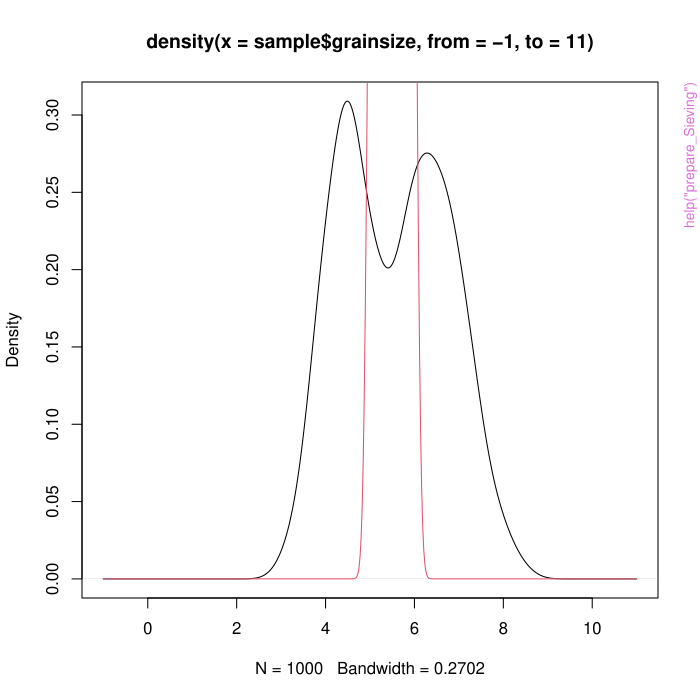

The R source for this figure:
pkgname <- "sandbox"
source(file.path(R.home("share"), "R", "examples-header.R"))
options(warn = 1)
base::assign(".ExTimings", "sandbox-Ex.timings", pos = 'CheckExEnv')
base::cat("name\tuser\tsystem\telapsed\n", file=base::get(".ExTimings", pos = 'CheckExEnv'))
base::assign(".format_ptime",
function(x) {
  if(!is.na(x[4L])) x[1L] <- x[1L] + x[4L]
  if(!is.na(x[5L])) x[2L] <- x[2L] + x[5L]
  options(OutDec = '.')
  format(x[1L:3L], digits = 7L)
},
pos = 'CheckExEnv')

### * </HEADER>
library('sandbox')

base::assign(".oldSearch", base::search(), pos = 'CheckExEnv')
base::assign(".old_wd", base::getwd(), pos = 'CheckExEnv')
cleanEx()
nameEx("add_Population")
### * add_Population

flush(stderr()); flush(stdout())

base::assign(".ptime", proc.time(), pos = "CheckExEnv")
### Name: add_Population
### Title: Add a Population to a Rule Book
### Aliases: add_Population

### ** Examples


## create simple true age-depth-relationship
book_1 <- get_RuleBook()

book_2 <- add_Population(
 book = book_1,
 populations = 1)
 



base::assign(".dptime", (proc.time() - get(".ptime", pos = "CheckExEnv")), pos = "CheckExEnv")
base::cat("add_Population", base::get(".format_ptime", pos = 'CheckExEnv')(get(".dptime", pos = "CheckExEnv")), "\n", file=base::get(".ExTimings", pos = 'CheckExEnv'), append=TRUE, sep="\t")
cleanEx()
nameEx("add_Rule")
### * add_Rule

flush(stderr()); flush(stdout())

base::assign(".ptime", proc.time(), pos = "CheckExEnv")
### Name: add_Rule
### Title: Add a Rule to a Rule Book
### Aliases: add_Rule

### ** Examples


## create simple true age-depth-relationship
book_1 <- get_RuleBook()

book_2 <- add_Rule(
 book = book_1, 
 name = "extrarule", 
 group = "general", 
 type = "normal", 
 populations = 1)
                



base::assign(".dptime", (proc.time() - get(".ptime", pos = "CheckExEnv")), pos = "CheckExEnv")
base::cat("add_Rule", base::get(".format_ptime", pos = 'CheckExEnv')(get(".dptime", pos = "CheckExEnv")), "\n", file=base::get(".ExTimings", pos = 'CheckExEnv'), append=TRUE, sep="\t")
cleanEx()
nameEx("convert_units")
### * convert_units

flush(stderr()); flush(stdout())

base::assign(".ptime", proc.time(), pos = "CheckExEnv")
### Name: convert_units
### Title: Convert between phi units and micrometers
### Aliases: convert_units

### ** Examples

## load example data set
## generate phi-values
phi <- -2:5

## convert and show phi to mu
mu  <- convert_units(phi = phi)
mu

## convert and show mu to phi
convert_units(mu = mu)




base::assign(".dptime", (proc.time() - get(".ptime", pos = "CheckExEnv")), pos = "CheckExEnv")
base::cat("convert_units", base::get(".format_ptime", pos = 'CheckExEnv')(get(".dptime", pos = "CheckExEnv")), "\n", file=base::get(".ExTimings", pos = 'CheckExEnv'), append=TRUE, sep="\t")
cleanEx()
nameEx("get_RuleBook")
### * get_RuleBook

flush(stderr()); flush(stdout())

base::assign(".ptime", proc.time(), pos = "CheckExEnv")
### Name: get_RuleBook
### Title: Get One of a Series of Predefined Rule Books for a Model Run.
### Aliases: get_RuleBook

### ** Examples


## create simple true age-depth-relationship
book_flat <- get_RuleBook(book = "empty")




base::assign(".dptime", (proc.time() - get(".ptime", pos = "CheckExEnv")), pos = "CheckExEnv")
base::cat("get_RuleBook", base::get(".format_ptime", pos = 'CheckExEnv')(get(".dptime", pos = "CheckExEnv")), "\n", file=base::get(".ExTimings", pos = 'CheckExEnv'), append=TRUE, sep="\t")
cleanEx()
nameEx("make_Sample")
### * make_Sample

flush(stderr()); flush(stdout())

base::assign(".ptime", proc.time(), pos = "CheckExEnv")
### Name: make_Sample
### Title: Create a Virtual Sample.
### Aliases: make_Sample

### ** Examples


set.seed(12234)
sample_01 <- make_Sample(
  book = get_RuleBook(), 
  depth = 1, 
  geometry = "cuboid",
  n_cores = 1,
  height = 0.001,
  width = 0.001, 
  length = 0.001)




base::assign(".dptime", (proc.time() - get(".ptime", pos = "CheckExEnv")), pos = "CheckExEnv")
base::cat("make_Sample", base::get(".format_ptime", pos = 'CheckExEnv')(get(".dptime", pos = "CheckExEnv")), "\n", file=base::get(".ExTimings", pos = 'CheckExEnv'), append=TRUE, sep="\t")
cleanEx()
nameEx("measure_SAR_OSL")
### * measure_SAR_OSL

flush(stderr()); flush(stdout())

base::assign(".ptime", proc.time(), pos = "CheckExEnv")
### Name: measure_SAR_OSL
### Title: Measure an aliquot with the CW SAR OSL protocol
### Aliases: measure_SAR_OSL

### ** Examples


## Not run: 
##D 
##D ## load example data set
##D data(sample_osl_aliquots, envir = environment())
##D 
##D sequence <- list(
##D   RegDose = c(0, 1, 2, 5, 10, 0, 1),
##D   TestDose = 2,
##D   PH = 220,
##D   CH = 200,
##D   OSL_temp = 125,
##D   OSL_duration = 70)
##D 
##D ## reduce number of 
##D ## grains to two
##D sample_osl_aliquots$aliquot_1 <- 
##D sample_osl_aliquots$aliquot_1[1:2,]
##D 
##D ## or measure all aliquots in a row
##D sar_all <- measure_SAR_OSL(
##D  aliquot = sample_osl_aliquots,
##D  sequence = sequence,
##D  dose_rate = 0.1)
##D  
##D  
## End(Not run)




base::assign(".dptime", (proc.time() - get(".ptime", pos = "CheckExEnv")), pos = "CheckExEnv")
base::cat("measure_SAR_OSL", base::get(".format_ptime", pos = 'CheckExEnv')(get(".dptime", pos = "CheckExEnv")), "\n", file=base::get(".ExTimings", pos = 'CheckExEnv'), append=TRUE, sep="\t")
cleanEx()
nameEx("prepare_Aliquot")
### * prepare_Aliquot

flush(stderr()); flush(stdout())

base::assign(".ptime", proc.time(), pos = "CheckExEnv")
### Name: prepare_Aliquot
### Title: Prepare Aliquots from Sample Dataset
### Aliases: prepare_Aliquot

### ** Examples

## load example data set
data(sample, envir = environment())

A <- prepare_Aliquot(
 sample = sample, 
 diameter = 0.1)

B <- prepare_Aliquot(
 sample = sample, 
 diameter = 1, 
 density = 0.6)
 



base::assign(".dptime", (proc.time() - get(".ptime", pos = "CheckExEnv")), pos = "CheckExEnv")
base::cat("prepare_Aliquot", base::get(".format_ptime", pos = 'CheckExEnv')(get(".dptime", pos = "CheckExEnv")), "\n", file=base::get(".ExTimings", pos = 'CheckExEnv'), append=TRUE, sep="\t")
cleanEx()
nameEx("prepare_Sieving")
### * prepare_Sieving

flush(stderr()); flush(stdout())

base::assign(".ptime", proc.time(), pos = "CheckExEnv")
### Name: prepare_Sieving
### Title: Sieve a Sample
### Aliases: prepare_Sieving

### ** Examples

## load example data set
data(sample, envir = environment())

## sieve sample (in phi units)
sample_sieved <- prepare_Sieving(
  sample = sample,
  interval = c(5, 6))
                                 
## plot results
plot(density(
  x = sample$grainsize, 
  from = -1, 
  to = 11))
lines(density(
  x = sample_sieved$grainsize, 
  from = -1, 
  to = 11), 
  col = 2)




base::assign(".dptime", (proc.time() - get(".ptime", pos = "CheckExEnv")), pos = "CheckExEnv")
base::cat("prepare_Sieving", base::get(".format_ptime", pos = 'CheckExEnv')(get(".dptime", pos = "CheckExEnv")), "\n", file=base::get(".ExTimings", pos = 'CheckExEnv'), append=TRUE, sep="\t")
cleanEx()
nameEx("prepare_Subsample")
### * prepare_Subsample

flush(stderr()); flush(stdout())

base::assign(".ptime", proc.time(), pos = "CheckExEnv")
### Name: prepare_Subsample
### Title: Prepare Subsamples from a Sample Dataset
### Aliases: prepare_Subsample

### ** Examples

## load example data set
data(sample, envir = environment())

## create 10 subsamples
prepare_Subsample(sample, 10) 




base::assign(".dptime", (proc.time() - get(".ptime", pos = "CheckExEnv")), pos = "CheckExEnv")
base::cat("prepare_Subsample", base::get(".format_ptime", pos = 'CheckExEnv')(get(".dptime", pos = "CheckExEnv")), "\n", file=base::get(".ExTimings", pos = 'CheckExEnv'), append=TRUE, sep="\t")
cleanEx()
nameEx("sample")
### * sample

flush(stderr()); flush(stdout())

base::assign(".ptime", proc.time(), pos = "CheckExEnv")
### Name: sample
### Title: Example Grain Size Data
### Aliases: sample
### Keywords: datasets

### ** Examples


## load example data set
data(sample, envir = environment())

## plot grain-size distribution
plot(density(sample$grainsize))




base::assign(".dptime", (proc.time() - get(".ptime", pos = "CheckExEnv")), pos = "CheckExEnv")
base::cat("sample", base::get(".format_ptime", pos = 'CheckExEnv')(get(".dptime", pos = "CheckExEnv")), "\n", file=base::get(".ExTimings", pos = 'CheckExEnv'), append=TRUE, sep="\t")
cleanEx()
nameEx("sample_osl_aliquots")
### * sample_osl_aliquots

flush(stderr()); flush(stdout())

base::assign(".ptime", proc.time(), pos = "CheckExEnv")
### Name: sample_osl_aliquots
### Title: Aliquots Prepared to Measured Virtually
### Aliases: sample_osl_aliquots
### Keywords: datasets

### ** Examples


## load example data set
data(sample_osl_aliquots, envir = environment())

## plot grain-size distribution
plot(density(sample_osl_aliquots[[1]]$age))




base::assign(".dptime", (proc.time() - get(".ptime", pos = "CheckExEnv")), pos = "CheckExEnv")
base::cat("sample_osl_aliquots", base::get(".format_ptime", pos = 'CheckExEnv')(get(".dptime", pos = "CheckExEnv")), "\n", file=base::get(".ExTimings", pos = 'CheckExEnv'), append=TRUE, sep="\t")
cleanEx()
nameEx("set_Parameter")
### * set_Parameter

flush(stderr()); flush(stdout())

base::assign(".ptime", proc.time(), pos = "CheckExEnv")
### Name: set_Parameter
### Title: Set Profile- and Grain-Specific Model Parameters.
### Aliases: set_Parameter

### ** Examples

## get empty rule book
book_1 <- get_RuleBook(book = "empty")

## set density from default "normal" to "exact"
book_2 <- set_Parameter(book = book_1,
                        parameter = "density",
                        type = "exact")

book_1$density$density_1$type
book_2$density$density_1$type




base::assign(".dptime", (proc.time() - get(".ptime", pos = "CheckExEnv")), pos = "CheckExEnv")
base::cat("set_Parameter", base::get(".format_ptime", pos = 'CheckExEnv')(get(".dptime", pos = "CheckExEnv")), "\n", file=base::get(".ExTimings", pos = 'CheckExEnv'), append=TRUE, sep="\t")
cleanEx()
nameEx("set_Rule")
### * set_Rule

flush(stderr()); flush(stdout())

base::assign(".ptime", proc.time(), pos = "CheckExEnv")
### Name: set_Rule
### Title: Set depth-dependent rule for model parameter.
### Aliases: set_Rule

### ** Examples


## create empty rule book
book_01 <- get_RuleBook()

## assign rule definitions to lists
depth <- list(c(0, 10))
age <- list(c(0, 1000))

## add age definition
book_01 <- set_Rule(
 book = book_01, 
 parameter = "age", 
 value = age, 
 depth = depth)




base::assign(".dptime", (proc.time() - get(".ptime", pos = "CheckExEnv")), pos = "CheckExEnv")
base::cat("set_Rule", base::get(".format_ptime", pos = 'CheckExEnv')(get(".dptime", pos = "CheckExEnv")), "\n", file=base::get(".ExTimings", pos = 'CheckExEnv'), append=TRUE, sep="\t")
### * <FOOTER>
###
cleanEx()
options(digits = 7L)
base::cat("Time elapsed: ", proc.time() - base::get("ptime", pos = 'CheckExEnv'),"\n")
grDevices::dev.off()
###
### Local variables: ***
### mode: outline-minor ***
### outline-regexp: "\\(> \\)?### [*]+" ***
### End: ***
quit('no')
